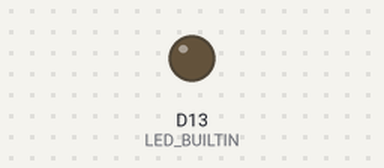
Simulated run of this program. Board: Seeed XIAO (SAMD21). On the bench: output pins drawn as LEDs (lit = HIGH).

Above: at 5.15 s.
Timing chart, 0 to 40.0 s (numbered marks = the images above):
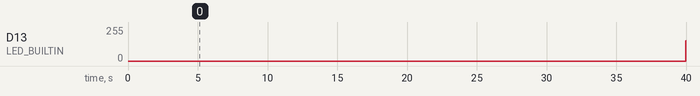

The program:

main.cpp
```cpp
#include <Arduino.h>

void setup() {
  delay(5000);
  //Declaring LED pin as output
  pinMode(LED_BUILTIN, OUTPUT);
}
void loop() {
  //Fading the LED
  for(int i=0; i<255; i++){
    analogWrite(LED_BUILTIN, i);
    delay(5);
  }
  for(int i=255; i>0; i--){
    analogWrite(LED_BUILTIN, i);
    delay(5);
  }
}
```

Measured:
- by itself, D13 (LED_BUILTIN): 0/255 → 152/255 at 40.0 s
